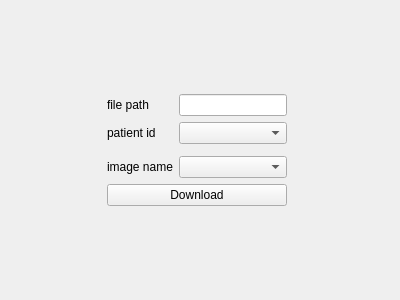
<?xml version="1.0" encoding="UTF-8"?>
<ui version="4.0">
 <class>DownloadForm</class>
 <widget class="QDialog" name="DownloadForm">
  <property name="geometry">
   <rect>
    <x>0</x>
    <y>0</y>
    <width>400</width>
    <height>300</height>
   </rect>
  </property>
  <property name="windowTitle">
   <string>DownloadFile</string>
  </property>
  <property name="styleSheet">
   <string notr="true"/>
  </property>
  <layout class="QGridLayout" name="gridLayout">
   <item row="3" column="0" rowspan="2">
    <spacer name="horizontalSpacer">
     <property name="orientation">
      <enum>Qt::Horizontal</enum>
     </property>
     <property name="sizeHint" stdset="0">
      <size>
       <width>65</width>
       <height>20</height>
      </size>
     </property>
    </spacer>
   </item>
   <item row="2" column="1">
    <widget class="QLabel" name="label">
     <property name="text">
      <string>file path</string>
     </property>
    </widget>
   </item>
   <item row="2" column="2" colspan="2">
    <widget class="QLineEdit" name="filePathEdit"/>
   </item>
   <item row="3" column="1">
    <widget class="QLabel" name="label_2">
     <property name="text">
      <string>patient id</string>
     </property>
    </widget>
   </item>
   <item row="5" column="1">
    <widget class="QLabel" name="label_3">
     <property name="text">
      <string>image name</string>
     </property>
    </widget>
   </item>
   <item row="3" column="4">
    <spacer name="horizontalSpacer_2">
     <property name="orientation">
      <enum>Qt::Horizontal</enum>
     </property>
     <property name="sizeHint" stdset="0">
      <size>
       <width>33</width>
       <height>20</height>
      </size>
     </property>
    </spacer>
   </item>
   <item row="3" column="2" colspan="2">
    <widget class="QComboBox" name="patientIDSelector"/>
   </item>
   <item row="2" column="4">
    <widget class="QPushButton" name="openFileBtn">
     <property name="sizePolicy">
      <sizepolicy hsizetype="Fixed" vsizetype="Fixed">
       <horstretch>0</horstretch>
       <verstretch>0</verstretch>
      </sizepolicy>
     </property>
     <property name="text">
      <string/>
     </property>
     <property name="icon">
      <iconset>
       <normalon>:/icon/resources/icon/open_folder.png</normalon>
      </iconset>
     </property>
     <property name="iconSize">
      <size>
       <width>25</width>
       <height>25</height>
      </size>
     </property>
     <property name="flat">
      <bool>true</bool>
     </property>
    </widget>
   </item>
   <item row="1" column="2">
    <spacer name="verticalSpacer">
     <property name="orientation">
      <enum>Qt::Vertical</enum>
     </property>
     <property name="sizeHint" stdset="0">
      <size>
       <width>20</width>
       <height>43</height>
      </size>
     </property>
    </spacer>
   </item>
   <item row="7" column="2">
    <spacer name="verticalSpacer_2">
     <property name="orientation">
      <enum>Qt::Vertical</enum>
     </property>
     <property name="sizeHint" stdset="0">
      <size>
       <width>20</width>
       <height>43</height>
      </size>
     </property>
    </spacer>
   </item>
   <item row="6" column="1" colspan="3">
    <widget class="QPushButton" name="downloadFileBtn">
     <property name="text">
      <string>Download</string>
     </property>
    </widget>
   </item>
   <item row="5" column="2" colspan="2">
    <widget class="QComboBox" name="imageNameSelector"/>
   </item>
  </layout>
 </widget>
 <resources/>
 <connections/>
</ui>
